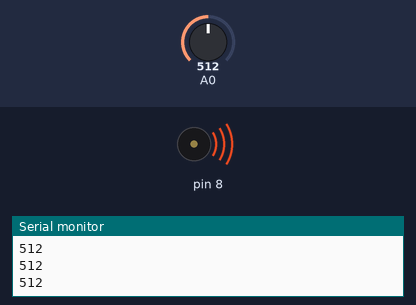
A sketch run on a simulated Arduino Uno, built with avr-gcc and run on an emulated ATmega328P. Shown: buzzer (waves = sounding), the last lines printed to the serial monitor. Inputs (shaded band) come from the test bench; at power-on: A0 = 512.

Above: at 1.2 s.
1.3 s: A0 set to 482
At 2.2 s:
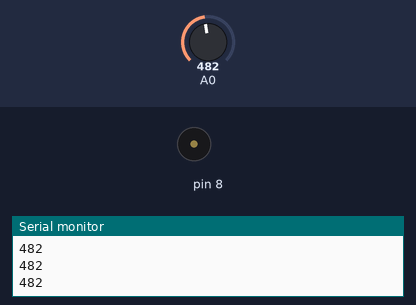
2.8 s: A0 set to 500
At 3.5 s:
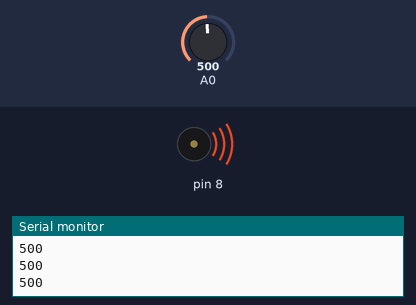
4.3 s: A0 set to 480
At 5.8 s:
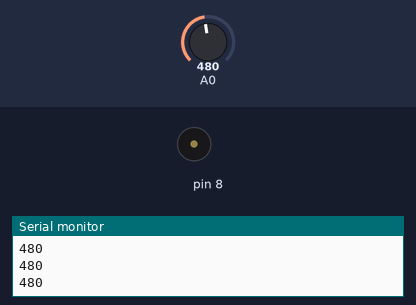
Timing chart, 0 to 7.3 s (numbered marks = the images above; inputs shaded):
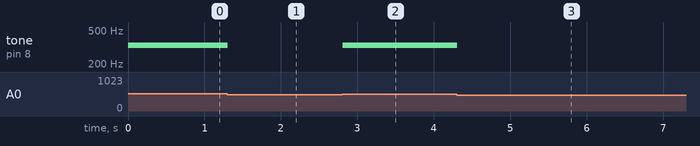

Measured:
- the behaviour switches between 490 and 489 on A0 (found by bisection; images 0 and 1)
- after the input at 1.3 s, tone on pin 8: 330 Hz → silent at once
- after the input at 2.8 s, tone on pin 8: silent → 330 Hz at once
- after the input at 4.3 s, tone on pin 8: 330 Hz → silent at once

The sketch:

keyboard_instrument.ino
```cpp
int buttons[6];

int notes[] = {262, 294, 330, 349};

void setup() {
  Serial.begin(9600);
  buttons[0] = 2;

}

void loop() {
  int keyVal = analogRead(A0);
  Serial.println(keyVal);
  if(keyVal >= 1020 && keyVal <= 1024){
    tone(8, notes[0]);
  }
  else if(keyVal >= 1000 && keyVal <= 1010){
    tone(8, notes[1]);
  }
  else if(keyVal >= 490 && keyVal <= 515){
    tone(8, notes[2]);
  }
  else if(keyVal >= 15 && keyVal <= 25){
    tone(8, notes[3]);
  }
  else{
    noTone(8);
  }
}
```
